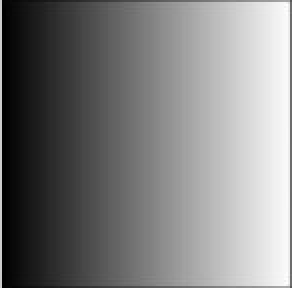
#> input picture cap03_imageProcess/gradient.png, 146 x 144 px (shown 2 times larger)
$ python lesson_03.py
#> lines starting #> are read from the running program, lines starting #| are printed output that depends on the picture; after the words box and inside, x2 and y2 are one past the last pixel; in counts of white or black regions, pixels touching at a corner belong together
# -*- coding: utf-8 -*-
"""
Created on Fri Jul 26 14:54:49 2019

@author: zhangtong

lesson_03 Image Thresholding
图像二值化
学习使用全局阈值，自适应阈值，Otsu二值化等将图像二值化
函数学习cv2.threshold,
cv2.adaptiveThreshold
"""

#简易二值化 Simple Thresholding
"""
事情在这里变得简单了，
如果像素值大于阈值，则分配一个值(可以是白色)，
否则分配另一个值(可以是黑色)。
函数使用 cv2.threshold
第一个参数是源图像，它应该是*灰度图像*
第二个参数是用于对像素值进行分类的阈值
第三个参数是maxVal，它表示如果像素值大于（有时小于）阈值则要给出的值。
OpenCV提供不同类型的阈值，它由函数的第四个参数决定。 不同的类型是：
    cv2.THRESH_BINARY
    cv2.THRESH_BINARY_INV
    cv2.THRESH_TRUNC
    cv2.THRESH_TOZERO
    cv2.THRESH_TOZERO_INV
文档中详细介绍了每种类型的含义，请在文档中检查他们
得到两个输出。第一个是retval，后面会解释。
第二个输出是我们的阈值图像。
"""
import cv2
import numpy as np
from matplotlib import pyplot as plt

img = cv2.imread('gradient.png',0)
#> img is the input picture: shape (144, 146); min 0, max 255, mean 125.5
ret,thresh1 = cv2.threshold(img,127,255,cv2.THRESH_BINARY)
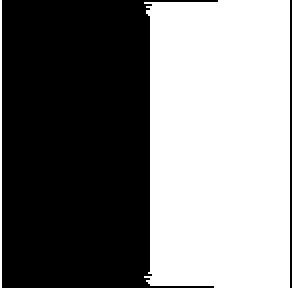
#> thresh1: shape (144, 146) (shown 2 times larger); 48.4% white; 2 white regions, box (x1, y1, x2, y2) and area: (72, 0, 145, 144) 10029, (0, 0, 1, 144) 144
ret,thresh2 = cv2.threshold(img,127,255,cv2.THRESH_BINARY_INV)
ret,thresh3 = cv2.threshold(img,127,255,cv2.THRESH_TRUNC)
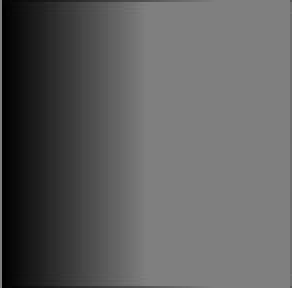
#> thresh3: shape (144, 146) (shown 2 times larger); min 0, max 127, mean 94.6
ret,thresh4 = cv2.threshold(img,127,255,cv2.THRESH_TOZERO)
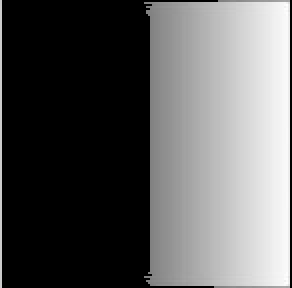
#> thresh4: shape (144, 146) (shown 2 times larger); min 0, max 255, mean 92.3
ret,thresh5 = cv2.threshold(img,127,255,cv2.THRESH_TOZERO_INV)
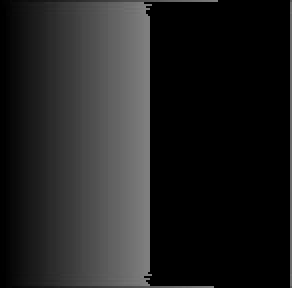
#> thresh5: shape (144, 146) (shown 2 times larger); min 0, max 127, mean 33.2

titles = ['Original Image','BINARY','BINARY_INV','TRUNC','TOZERO','TOZERO_INV']
images = [img, thresh1, thresh2, thresh3, thresh4, thresh5]

for i in range(6):
    plt.subplot(2,3,i+1),plt.imshow(images[i],'gray')
    plt.title(titles[i])
    plt.xticks([]),plt.yticks([])

plt.show()


#二值化自适应  Adaptive Thresholding
"""
在上一节中，我们使用全局值作为阈值
在不同的照明条件和不同的区域内，不是所有的条件下，都能得到很好的效果
在这种情况下我们应该使用自适应阈值。
该算法对图像的小区域进行阈值计算。
那么我们对于相同图片上的不同区域采用不同的阈值，
结果是不同光照变化下得到不错的效果
函数有三个特殊的输入参数和一个输出参数
①Adaptive Method 决定如何计算阈值
    cv2.ADAPTIVE_THRESH_MEAN_C  阈值是邻域面积的均值
    cv2.ADAPTIVE_THRESH_GAUSSIAN_C  阈值是权值为高斯窗的邻域值的加权和。
②Block Size 块大小它决定了附近区域的大小
③ C 是一个平均或加权平均计算后去除得到的常数
下面的代码比较了具有不同光照的图像的全局阈值和自适应阈值
"""
import cv2
import numpy as np
from matplotlib import pyplot as plt

img = cv2.imread('dave.png',0)
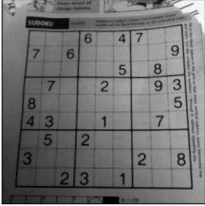
#> input picture cap03_imageProcess/dave.png, 205 x 206 px
#> img is the input picture: shape (206, 205); min 0, max 255, mean 113.4
#img = cv2.medianBlur(img,5)

ret,th1 = cv2.threshold(img,127,255,cv2.THRESH_BINARY)
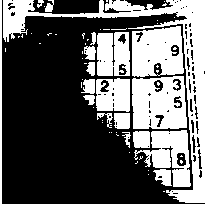
#> th1: shape (206, 205); 39.1% white; 64 white regions (45 under 20 px), largest, box (x1, y1, x2, y2) and area: (3, 0, 205, 203) 5551, (132, 76, 187, 129) 2458, (132, 26, 184, 77) 2160
th2 = cv2.adaptiveThreshold(img,255,cv2.ADAPTIVE_THRESH_MEAN_C,cv2.THRESH_BINARY,11,2)
#> th2: shape (206, 205); 68.4% white; 277 black regions (219 under 20 px), largest, box (x1, y1, x2, y2) and area: (14, 24, 193, 190) 5602, (1, 0, 205, 205) 2240, (72, 3, 199, 27) 885
th3 = cv2.adaptiveThreshold(img,255,cv2.ADAPTIVE_THRESH_GAUSSIAN_C,cv2.THRESH_BINARY,11,2)
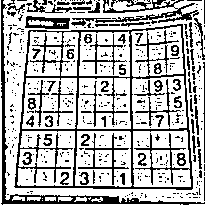
#> th3: shape (206, 205); 70.9% white; black in thin lines or dots
titles = ['Original Image', 'Global Thresholding (v = 127)',
            'Adaptive Mean Thresholding', 'Adaptive Gaussian Thresholding']
images = [img, th1, th2, th3]

for i in range(4):
    plt.subplot(2,2,i+1),plt.imshow(images[i],'gray')
    plt.title(titles[i])
    plt.xticks([]),plt.yticks([])
plt.show()
